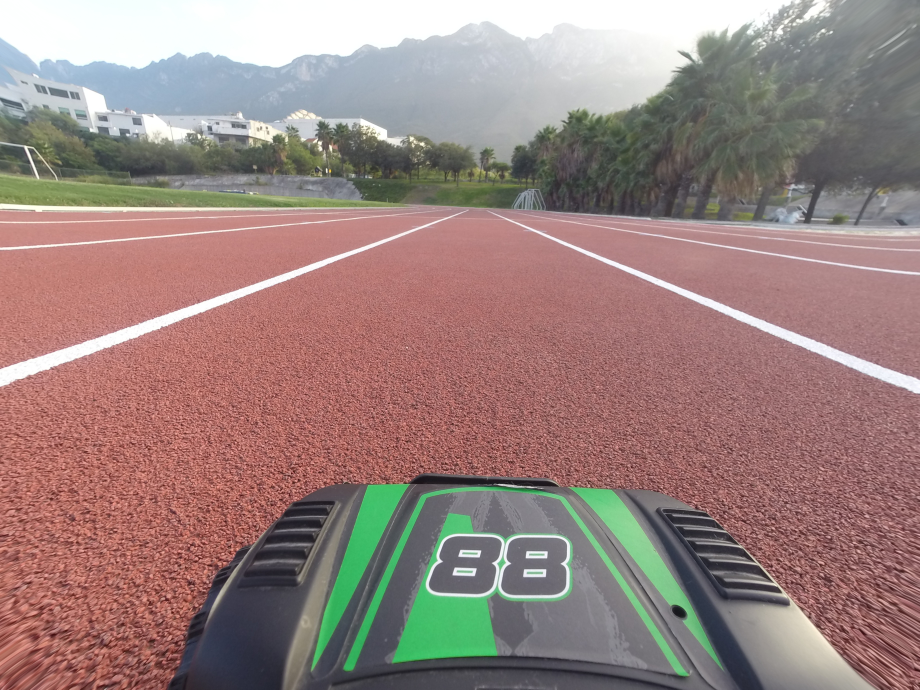
#> input picture lane-detection/G0073201.JPG, 920 x 690 px
$ python vision_new.py
#> lines starting #> are read from the running program, lines starting #| are printed output that depends on the picture; after the words box and inside, x2 and y2 are one past the last pixel; in counts of white or black regions, pixels touching at a corner belong together
import numpy as np
import matplotlib.pyplot as pyplot
import cv2
from sklearn import linear_model

def region_of_interest(img_name, vertices):
    '''

    '''
    mask = np.zeros_like(img_name)
    cv2.fillPoly(mask, vertices, 255)
    masked = cv2.bitwise_and(img_name, mask)
    return masked

def pipeline(img_name):
    '''
    DOC
    '''
#> called with img_name = 'G0073201.JPG'
    # 1.- Read Image - reduce por 4 la imagen
    img_colour = cv2.imread(img_name,cv2.IMREAD_REDUCED_COLOR_4)
#> img_colour is the input picture: shape (690, 920, 3); mean B, G, R 126.7, 130.6, 154.1

    # Verify that image exists
    if img_colour is None:
        print('Error: image ', img_name, 'could not be read')
        exit()
    #cv2.imshow('Colour image', img_colour)

    # 2.- Convert from BGR to RGV then from RGB to greyscale
    #opencv cuando carga imagen a color lo carga como BGR
    img_colour_rgb = cv2.cvtColor(img_colour, cv2.COLOR_BGR2RGB) #BGR2GRAY
    grey = cv2.cvtColor(img_colour_rgb, cv2.COLOR_RGB2GRAY)
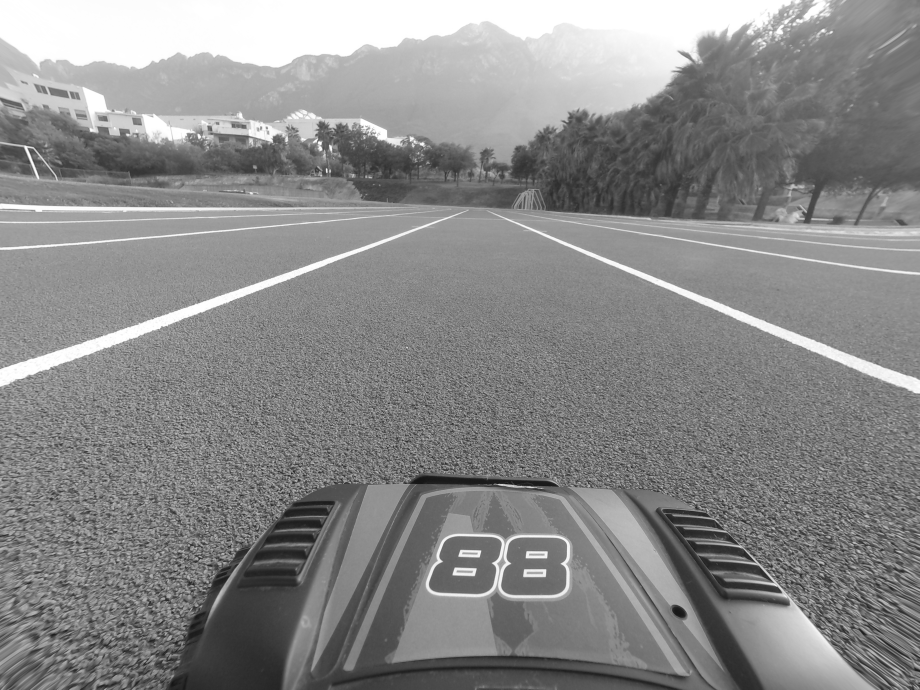
#> grey: shape (690, 920); min 20, max 255, mean 137.2
    #cv2.imshow('Greyscale image', grey)

    # 3.- Apply Gaussian smoothing
    kernel_size = (11,11) #valores impares, mientras + grandes + smooth
    '''
    multiplica cada valor del kernel con el pixel de la imagen, se hace un
    promedio, si es (9,9) tiene 9 casillas el kernel. Ya que se tenga un promedio
    se sobrepone sobre la celda de en medio, y se vuelve a hacer esto con la sig
    fila, despues se baja un fila y asi se va, hace un suavizado entonces
    LA gauseana hace que se tenga un mayor numero en el centro, sigma dice el
    ancho de la distribución
    '''
    blur_grey = cv2.GaussianBlur(grey,kernel_size,sigmaX = 0, sigmaY = 0)
    #cv2.imshow('Smoothed image', blur_grey)

    # 4. Apply Canny edge detector
    low_threshold, high_threshold = 70,100
    edges = cv2.Canny(blur_grey, low_threshold, high_threshold, apertureSize = 3)
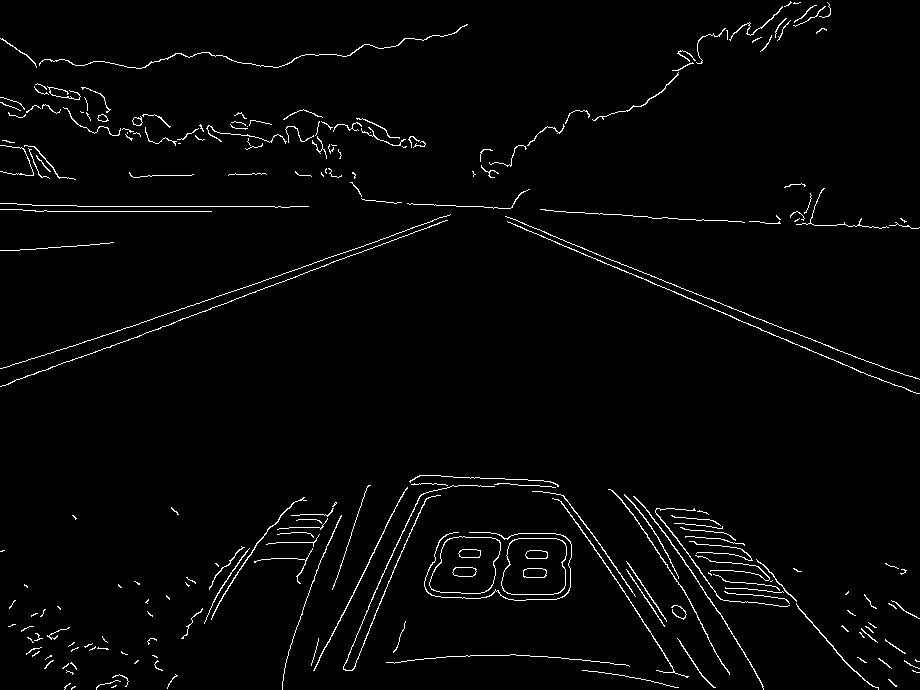
#> edges: shape (690, 920); 2.2% white in thin lines or dots
    #cv2.imshow('Canny image', edges) #imagen de bordes, cambio brusco de
    #instensidad con sus vecinos

    # 5.- get a region of interest using the just created polygon.
    # Define  a region interest Change the below vertices according
    # to input image resolution
    # p1 = (3, 438)
    # p2 = (3,296)
    # p3 = (325,237)
    # p4 = (610,237)
    # p5 = (1010,420)
    # p6 = (1010,420)
    p1, p2, p3, p4, p5, p6 = (3, 438), (3,296), (325,237), (610,237), (1010,420), (1010,420) #vertices de la imagen

    #6. - Filtra todo menos lo que esta en esos vertices
    vertices = np.array([[p1, p2, p3, p4, p5, p6]], dtype = np.int32)
    roi_image = region_of_interest(edges,vertices)
#> in region_of_interest, `cv2.fillPoly(mask, vertices, 255)`:
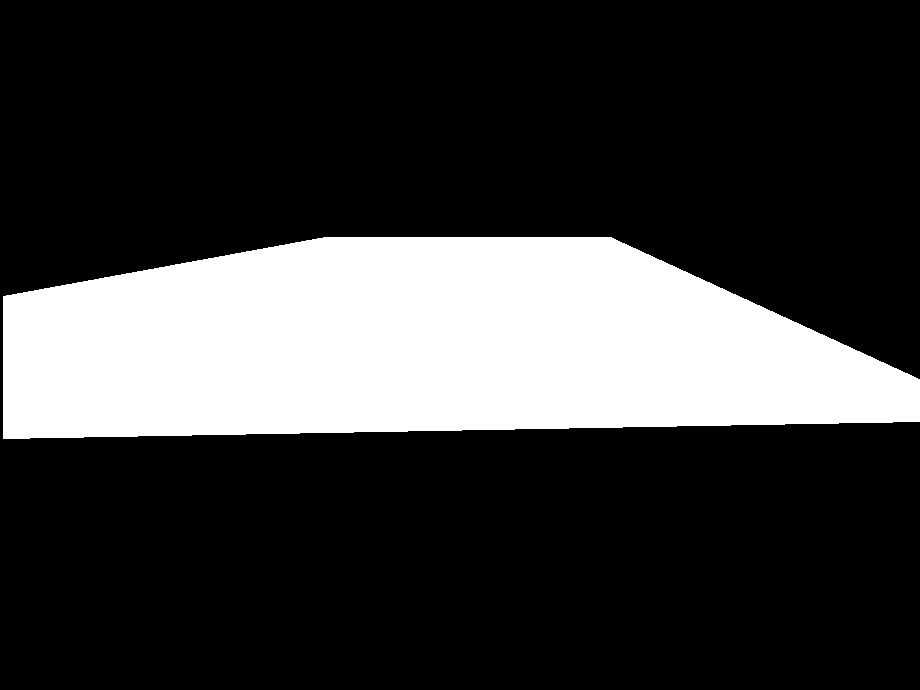
#> mask: shape (690, 920); 23% white; 1 white region, box (x1, y1, x2, y2) and area: (3, 237, 920, 439) 145901
#> in region_of_interest, `masked = cv2.bitwise_and(img_name, mask)`:
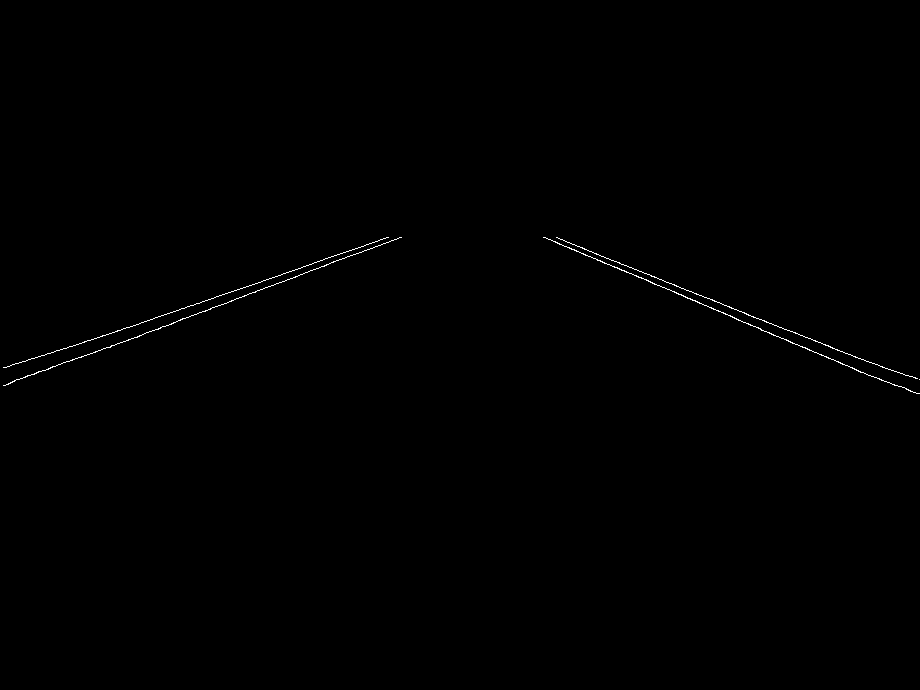
#> masked: shape (690, 920); 0.26% white in thin lines or dots, all inside (x1, y1, x2, y2) = (3, 237, 920, 394)
    cv2.imshow("Canny image within Region of interest", roi_image)

    #6.- Apply Hough transform for lane lines detection
    rho = 2                     # distance resolution in px of the Hough grid
    theta = np.pi/100           # distance resolution in px of the Hough grid
    threshold = 20              # min num of votes(intersections in Hough grid)
    min_line_len = 40            # min de pixeles para ser linea
    max_line_gap = 20           # espacio entre lineas para ser 2 o 1
    hough_lines = cv2.HoughLinesP(roi_image, rho, theta, threshold, np.array([]),
    minLineLength = min_line_len, maxLineGap = max_line_gap)
#> hough_lines = 14 rows, first 6: [545, 237, 687, 298], [558, 238, 891, 370], [3, 367, 160, 316], [212, 307, 324, 266], [146, 332, 255, 292], [809, 350, 917, 393]

    # [[x y (de un extremo) x y (del otro extremo)]]
    print(f'Detected lines : \n {hough_lines}')
#> (printed output is left out)
    print(f'number of lines : \n {hough_lines.shape}')
#| number of lines :
#|  (14, 1, 4)

    # # 7.- Initialise a new image to hold the original image with the detecte dlines
    # img_colour_with_lines= img_colour.copy()
    # img_colour_with_left_and_right_lines = img_colour.copy()
    # img_lane_lines = img_colour.copy()
    # left_lines, left_slope, right_lines, right_slope = list(), list(), list(), list()
    # ymin, ymax, xmin, xmax = 0.0,0.0,0.0,0.0,0.0
    # x_left, y_left, x_right, y_right = list(), list(), list(), list()
    #
    # # Slope and standard deviation for left and right lane lines
    # # This metrics were previosy obtained after analysing the left and right
    # # lane lines for a 50 meter road
    # left_slope_mean, left_slope_std = -20.09187457, 3.40155536 #ro es perpendicular a la linea
    # #left - , right +
    # # compara la pendiente de las lineas de carril con las otras (4)
    # right_slope_mean, right_slope_std = 21.7138409, 1.731189840

    cv2.waitKey(0)

#Test pipeline
img_name = 'G0073201.JPG'
pipeline(img_name)

$ run again, with lane-detection/G0073483.JPG copied over lane-detection/G0073201.JPG
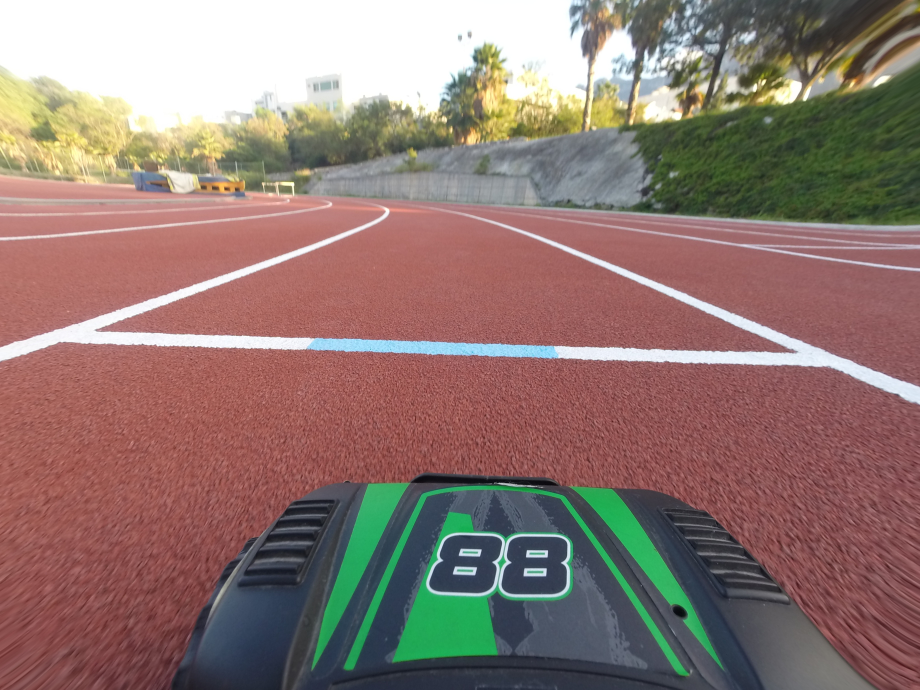
#> input picture lane-detection/G0073483.JPG, 920 x 690 px
#> in pipeline, img_colour is the input picture: shape (690, 920, 3); mean B, G, R 113.1, 119.9, 143.7
#> in pipeline, `edges = cv2.Canny(blur_grey, low_threshold, high_threshold, apertureSi..`:
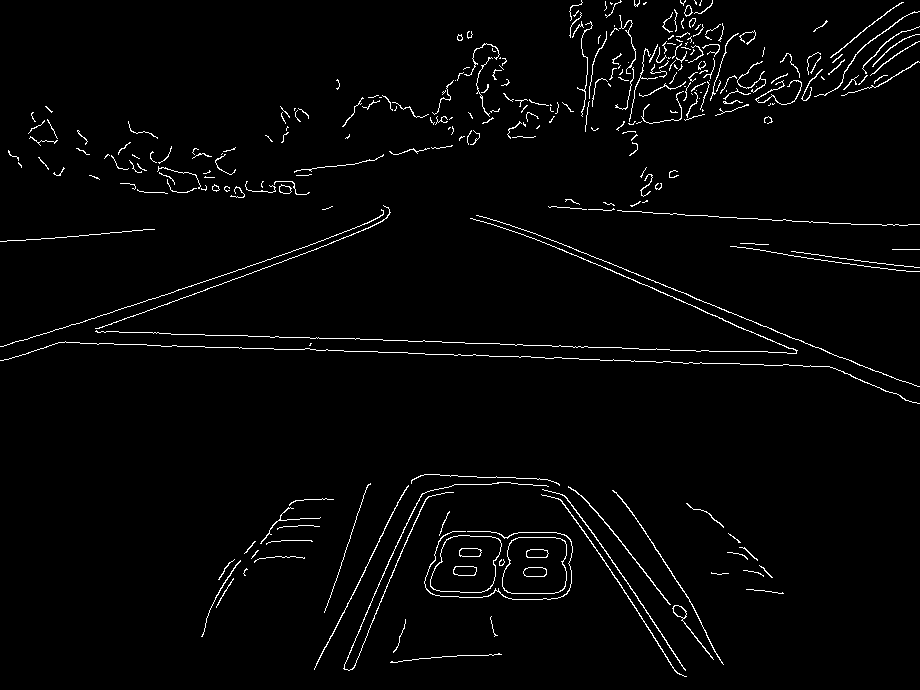
#> edges: shape (690, 920); 2.3% white in thin lines or dots
#> mask: shape (690, 920); 23% white; 1 white region, box (x1, y1, x2, y2) and area: (3, 237, 920, 439) 145901
#> in region_of_interest, `masked = cv2.bitwise_and(img_name, mask)`:
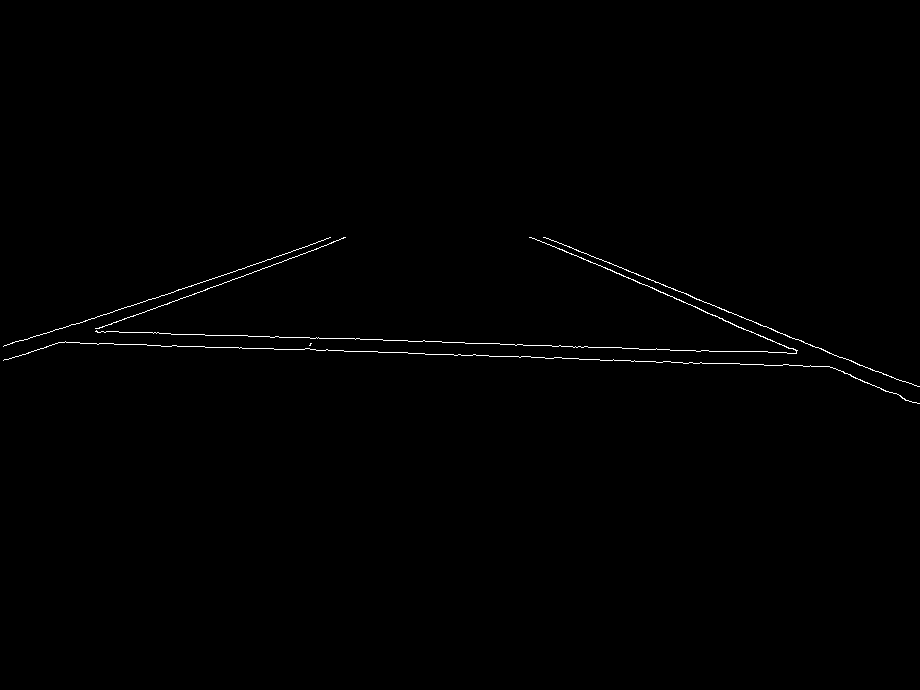
#> masked: shape (690, 920); 0.48% white in thin lines or dots, all inside (x1, y1, x2, y2) = (3, 237, 920, 404)
#> hough_lines = 19 rows, first 6: [316, 350, 829, 366], [95, 331, 669, 349], [559, 248, 796, 350], [96, 328, 326, 245], [97, 316, 270, 259], [696, 299, 906, 382]
#> (printed output is left out)
#| number of lines :
#|  (19, 1, 4)

$ run again, with lane-detection/lines.JPG copied over lane-detection/G0073201.JPG
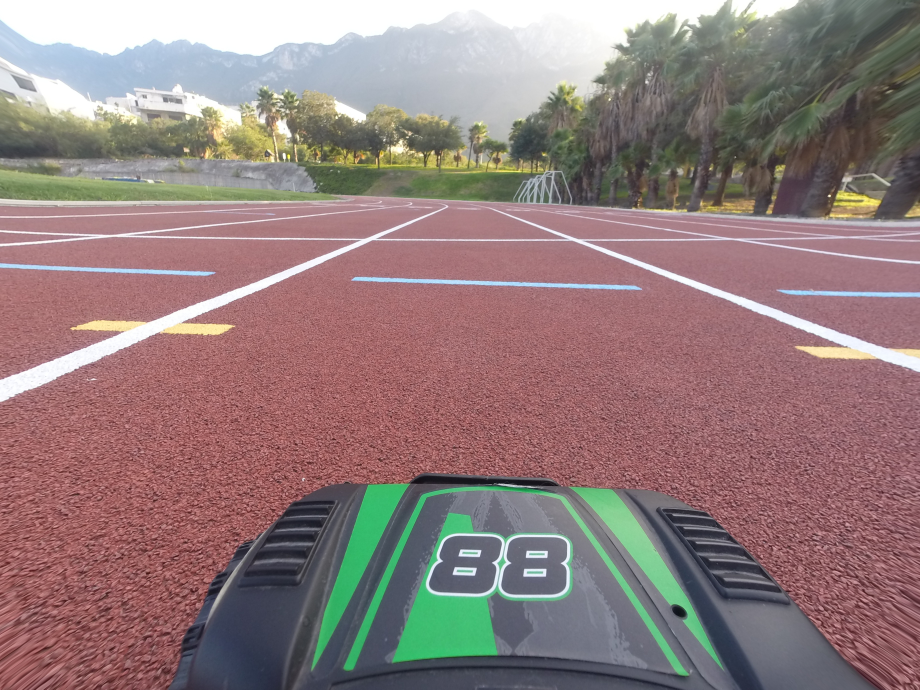
#> input picture lane-detection/lines.JPG, 920 x 690 px
#> in pipeline, img_colour is the input picture: shape (690, 920, 3); mean B, G, R 124, 124.9, 146.4
#> in pipeline, `edges = cv2.Canny(blur_grey, low_threshold, high_threshold, apertureSi..`:
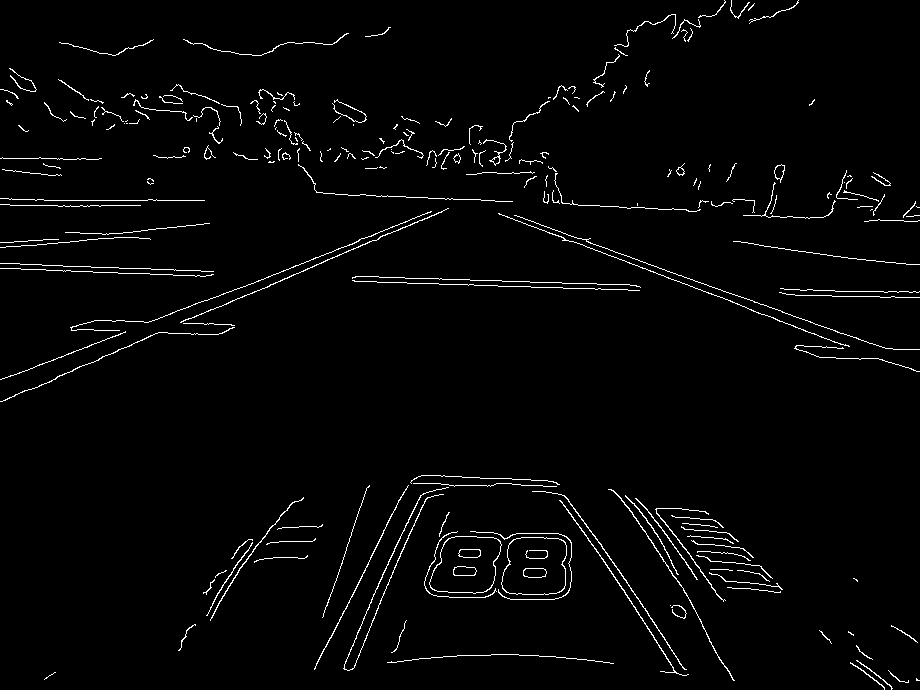
#> edges: shape (690, 920); 2.3% white in thin lines or dots
#> mask: shape (690, 920); 23% white; 1 white region, box (x1, y1, x2, y2) and area: (3, 237, 920, 439) 145901
#> in region_of_interest, `masked = cv2.bitwise_and(img_name, mask)`:
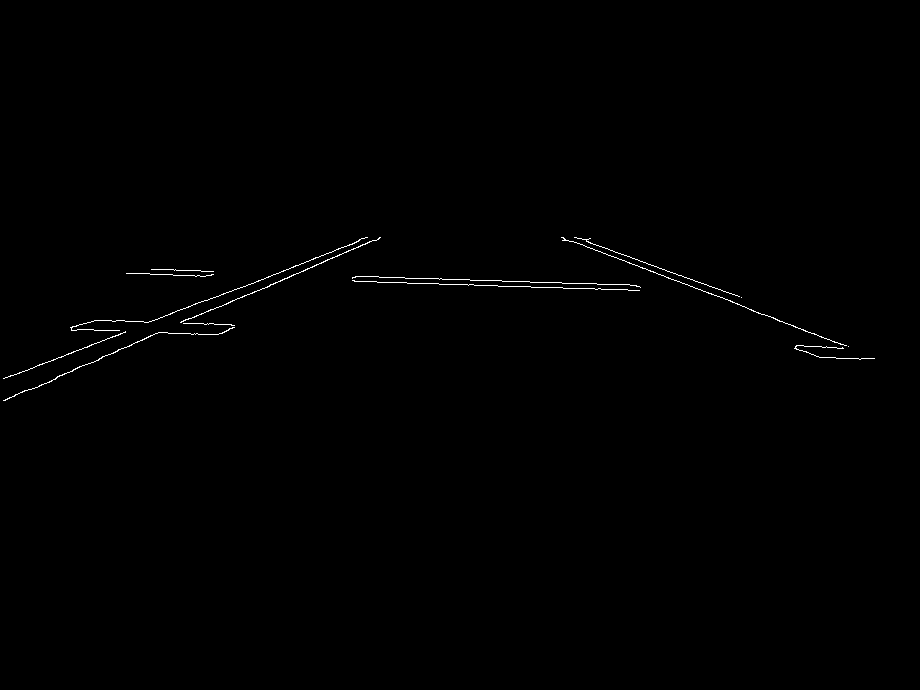
#> masked: shape (690, 920); 0.39% white in thin lines or dots, all inside (x1, y1, x2, y2) = (3, 237, 875, 401)
#> hough_lines = 22 rows, first 6: [151, 269, 213, 271], [56, 377, 379, 237], [352, 280, 627, 289], [148, 322, 223, 293], [575, 237, 739, 296], [207, 300, 367, 237]
#> (printed output is left out)
#| number of lines :
#|  (22, 1, 4)
